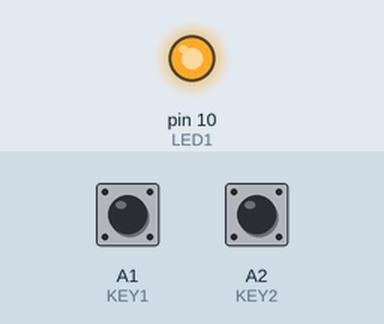
Simulated run of this sketch. Board: Arduino Uno, built with avr-gcc and run on an emulated ATmega328P. Parts: output pins drawn as LEDs (lit = HIGH). Dashed ring = blinking. The inputs (shaded band) are chosen by the test bench; at power-on: A1 (KEY1) HIGH, A2 (KEY2) HIGH.

Above: at 1.3 s.
1.4 s: A1 (KEY1) pulled LOW for 0.15 s
At 1.52 s:
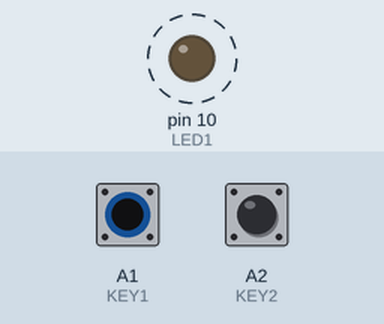
4.4 s: A2 (KEY2) pulled LOW for 0.15 s
At 5.14 s:
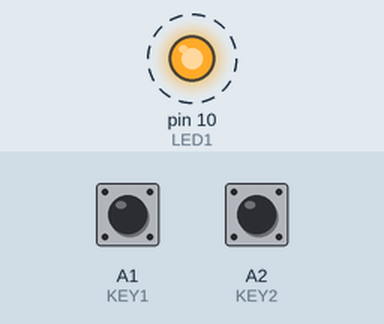
Timing chart, 0 to 13.4 s (numbered marks = the images above; inputs shaded):
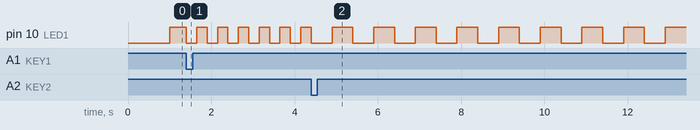

Measured:
- after the input at 1.4 s, pin 10 (LED1): alternates HIGH for 0.25 s and LOW for 0.25 s, starting at once
- after the input at 4.4 s, pin 10 (LED1): alternates HIGH for 0.50 s and LOW for 0.50 s, starting after 0.50 s

The sketch:

ex1_1608.ino
```cpp
#define LED1       10
#define LED2       11
#define LED3       12
#define LED4       13
#define BUZZ        3
#define KEY1       A1
#define KEY2       A2
#define KEY3       A3
#define POT        A0

#define LOOP_DELAY 500

int state = 1;
unsigned long now;
unsigned long last1;
unsigned long last2;
unsigned long lastLed;
float ledInterval = 500;
bool isBlinking = true;

void setup() {
  pinMode(LED1, OUTPUT);
  pinMode(KEY1, INPUT_PULLUP);
  pinMode(KEY2, INPUT_PULLUP);
  pinMode(KEY3, INPUT_PULLUP);

  last1 = millis();
  last2 = millis();
  lastLed = millis();

}

void loop() {
  now = millis();

  bool state1 = false;
  bool state2 = false;

  if ((now - last1) >= LOOP_DELAY) {
    // se apertou o botao1, diminui
    state1 = digitalRead(KEY1);
    if (state1 == LOW) {
      ledInterval = ledInterval > 100 ? ledInterval / 2 : 100;
      last1 = now;
    }
  }
  if ((now - last2) >= LOOP_DELAY) {
    state2 = digitalRead(KEY2);
    if (state2 == LOW) {
      ledInterval = ledInterval < 2000 ? ledInterval * 2 : 2000;
      last2 = now;
    }


    if (state1 == LOW && state2 == LOW) {
      isBlinking = !isBlinking;
    }
  }


  if ((now - lastLed) >= ledInterval && isBlinking) {
    lastLed = now;
    state = !state;
    digitalWrite(LED1, state);
  }
}
```
